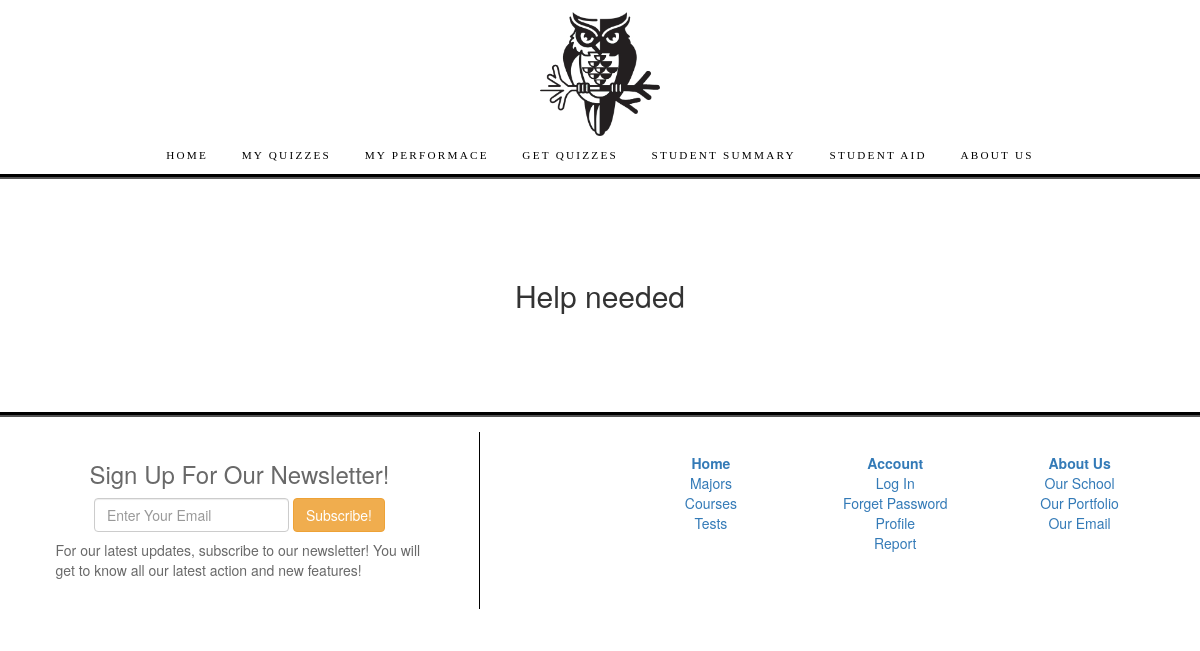
Page /quiz/report/ on the earlier database version.
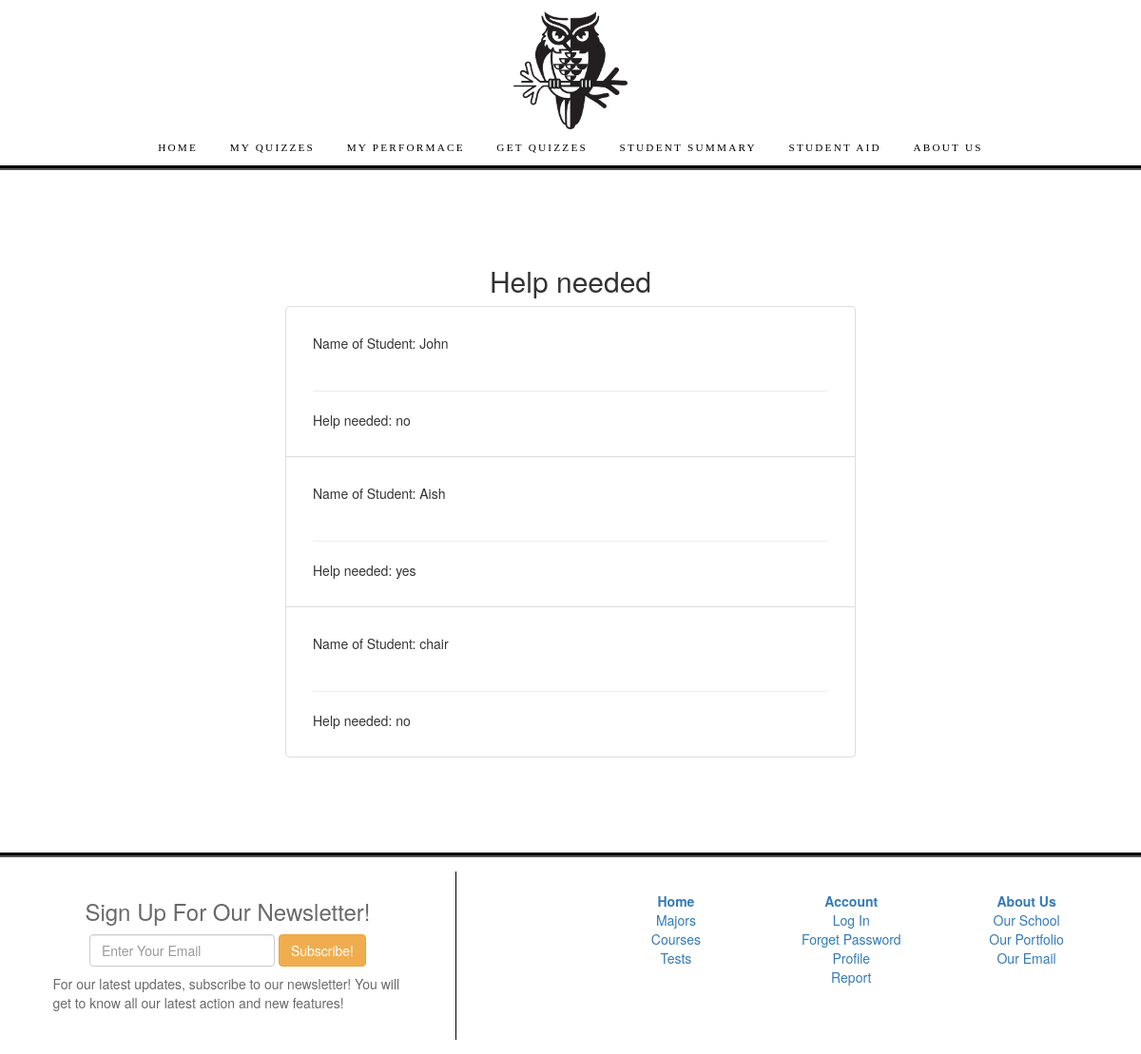
Same page on the later database version.
### quiz/models.py (models this page shows, shortened)
class identify(models.Model):
    HELP_OPTIONS = (
        ('yes', 'yes'),
        ('no', 'no')
    )
    student = models.OneToOneField(Student, on_delete=models.CASCADE, null = True)
    help_needed = models.CharField(choices = HELP_OPTIONS, max_length=50, blank = True)

class Student(models.Model):
    studentUser = models.OneToOneField(settings.AUTH_USER_MODEL, on_delete=models.CASCADE, null = True)
    assigned_quizzes = models.ManyToManyField(Quiz)
    M = 'M'
    F = 'F'
    GENDER_SELECT =  (
        (M, 'Male'),
        (F, 'Female'),
    )
    HIGHER_SELECT = (
        ('yes', 'yes'),
        ('no', 'no'),
    )
    ACTIVITIES_SELECT = (
         ('yes', 'yes'),
        ('no', 'no'),
    )
    SCH_SUPPORT = (
        ('yes', 'yes'),
        ('no', 'no')
    )
    sex = models.CharField(max_length = 1, choices = GENDER_SELECT, default = M)
    age = models.IntegerField(null = True)
    travelTime = models.IntegerField(null = True)
    studytime = models.IntegerField(null= True)
    higher = models.CharField(max_length = 3, choices = HIGHER_SELECT, blank = True, default = 'yes')
    activities = models.CharField(max_length = 3, choices = ACTIVITIES_SELECT , blank = True, default = 'yes')
    absences = models.IntegerField(null = True, blank = True)
    passed = models.IntegerField(null = True)
    schoolsup = models.CharField(max_length = 3, choices = SCH_SUPPORT , blank = True, default = 'yes')
    freetime = models.IntegerField(default = 0)
    class Meta:
        pass
    def __str__(self):
        return f'{self.studentUser.first_name}'

### quiz/views.py (the view)
# urls.py: path('report/', views.ReportAnalyticsView.as_view(), name = "need-list"),
class ReportAnalyticsView(ListView):
    model = identify
    context_object_name = "need_list"
    template_name = "quiz/need_list.html"

### quiz/templates/quiz/need_list.html
{%extends 'base.html'%}
{%block content%}
<br><br>
<br><br>
<h2 class="text-center">Help needed</h2>
<ul class="list-group "  style ="margin-left:auto; margin-right: auto; width: 50%; ">
    {% for need in need_list%}
        <li class= "list-group-item" style = "padding: 2em;">Name of Student: {{need.student}}
        <br><br>
        <hr>
        Help needed: {{need.help_needed}}
    </li>
    {% endfor %}
</ul>
<br><br>
<br><br>
{%endblock content%}

Differences in the rows shown:
added identify: student "John", help_needed "no"
added identify: student "Aish", help_needed "yes"
added identify: student "chair", help_needed "no"
